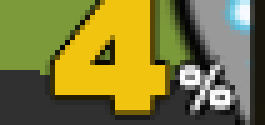
#> input picture 4.PNG, 53 x 25 px (shown 5 times larger)
$ python threshold.py
#> lines starting #> are read from the running program, lines starting #| are printed output that depends on the picture; after the words box and inside, x2 and y2 are one past the last pixel; in counts of white or black regions, pixels touching at a corner belong together
import cv2

number = 4
filename = str(number) + '.PNG'

img = cv2.imread(filename)
#> img is the input picture: shape (25, 53, 3); mean B, G, R 56.3, 122.3, 126.7
b,g,r = cv2.split(img)
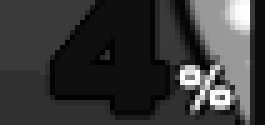
#> b: shape (25, 53) (shown 5 times larger); min 0, max 255, mean 56.3
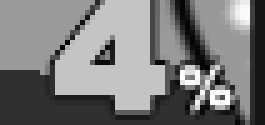
#> g: shape (25, 53) (shown 5 times larger); min 1, max 255, mean 122.3
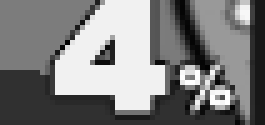
#> r: shape (25, 53) (shown 5 times larger); min 1, max 255, mean 126.7
# cv2.imshow("test10", r)
# grayImage = cv2.cvtColor(r, cv2.COLOR_BGR2GRAY)
# (thresh, blackAndWhiteImage3) = cv2.threshold(r, 150, 255, cv2.THRESH_TRUNC)

(thresh, blackAndWhiteImage2) = cv2.threshold(r, 170, 255, cv2.THRESH_BINARY)
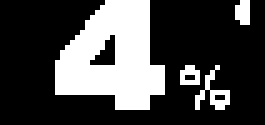
#> blackAndWhiteImage2: shape (25, 53) (shown 5 times larger); 27.8% white; 4 white regions (2 under 20 px), largest, box (x1, y1, x2, y2) and area: (11, 0, 33, 22) 321, (39, 13, 46, 22) 23

(thresh, blackAndWhiteImage) = cv2.threshold(blackAndWhiteImage2, 220, 255, cv2.THRESH_BINARY)

# cv2.imwrite("bw" + str(number) + ".PNG", r/)

# cv2.imshow("test2", blackAndWhiteImage2)
# cv2.imshow("test3", r)
cv2.imshow("test", blackAndWhiteImage)
# cv2.imshow("test1",img)
cv2.waitKey(0)

$ run again, with 0123.PNG copied over 4.PNG
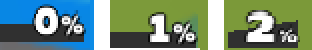
#> input picture 0123.PNG, 156 x 25 px (shown 2 times larger)
#> img is the input picture: shape (25, 156, 3); mean B, G, R 123.6, 143.3, 115.1
#> `b,g,r = cv2.split(img)`:
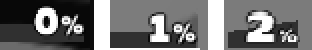
#> r: shape (25, 156) (shown 2 times larger); min 0, max 255, mean 115.1
#> `(thresh, blackAndWhiteImage2) = cv2.threshold(r, 170, 255, cv2.THRESH_..`:
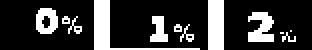
#> blackAndWhiteImage2: shape (25, 156) (shown 2 times larger); 21.9% white; 12 white regions (5 under 20 px), largest, box (x1, y1, x2, y2) and area: (47, 0, 100, 25) 245, (104, 0, 112, 25) 200, (124, 6, 137, 21) 137

$ run again, with numbers.PNG copied over 4.PNG
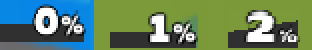
#> input picture numbers.PNG, 156 x 25 px (shown 2 times larger)
#> img is the input picture: shape (25, 156, 3); mean B, G, R 101.2, 131.7, 100.1
#> `b,g,r = cv2.split(img)`:
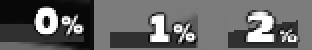
#> r: shape (25, 156) (shown 2 times larger); min 0, max 255, mean 100.1
#> `(thresh, blackAndWhiteImage2) = cv2.threshold(r, 170, 255, cv2.THRESH_..`:
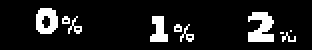
#> blackAndWhiteImage2: shape (25, 156) (shown 2 times larger); 10.5% white; 10 white regions (5 under 20 px), largest, box (x1, y1, x2, y2) and area: (124, 6, 137, 21) 137, (18, 4, 29, 17) 106, (75, 8, 84, 21) 79, (34, 8, 41, 17) 23, (90, 12, 97, 21) 23
